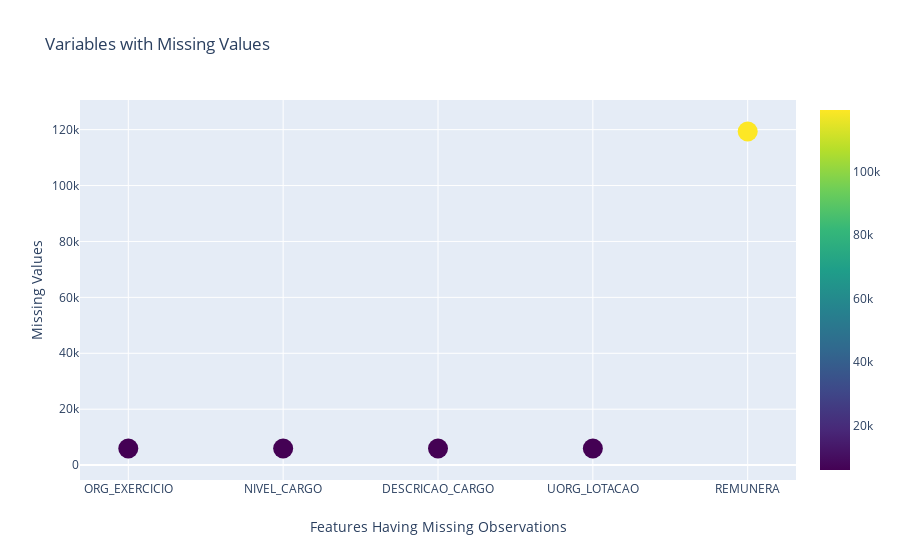

Source (notebook cell):
### Code cell
def scatter_plot(x, y, title, xaxis, yaxis, size, c_scale):
    trace = go.Scatter(x = x,
                        y = y,
                        mode = 'markers',
                        marker = dict(color = y, size=size, showscale = True, colorscale = c_scale))
    layout = go.Layout(hovermode = 'closest', title = title, xaxis = dict(title = xaxis), yaxis = dict(title = yaxis))
    fig = go.Figure(data = [trace], layout = layout)
    return iplot(fig)
missing_columns = len(data) - data.loc[:, np.sum(data.isnull())>0].count()
x = missing_columns.index
y = missing_columns
title = 'Variables with Missing Values'
scatter_plot(x, y, title, 'Features Having Missing Observations','Missing Values', 20, 'Viridis')

### Figure 1 — Plotly figure (JSON) as saved in the notebook; plotly's stock layout.template omitted (floating-point values rounded to 4 significant figures)
{"data": [{"marker": {"color": [5941, 5941, 5941, 5941, 119335], "colorscale": [[0, "#440154"], [0.1111, "#482878"], [0.2222, "#3e4989"], [0.3333, "#31688e"], [0.4444, "#26828e"], [0.5556, "#1f9e89"], [0.6667, "#35b779"], [0.7778, "#6ece58"], [0.8889, "#b5de2b"], [1, "#fde725"]], "showscale": true, "size": 20}, "mode": "markers", "type": "scatter", "x": ["ORG_EXERCICIO", "NIVEL_CARGO", "DESCRICAO_CARGO", "UORG_LOTACAO", "REMUNERA"], "y": [5941, 5941, 5941, 5941, 119335]}], "layout": {"hovermode": "closest", "title": {"text": "Variables with Missing Values"}, "xaxis": {"title": {"text": "Features Having Missing Observations"}}, "yaxis": {"title": {"text": "Missing Values"}}}}
